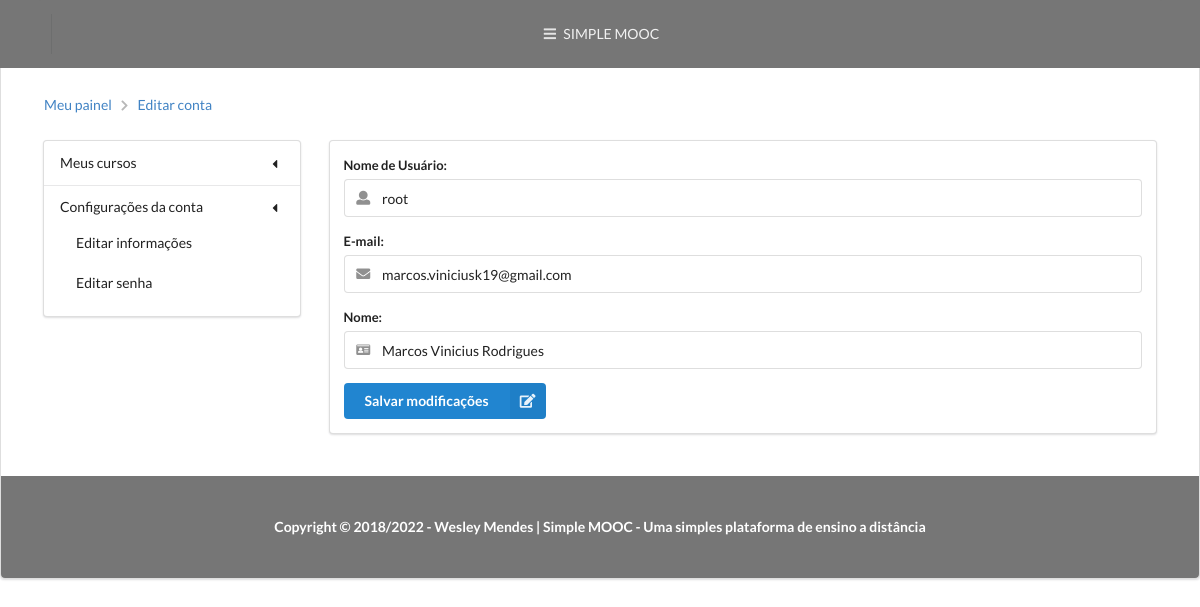
The page /conta/editar/ (signed in) on the database its author committed.
### simplemooc/accounts/models.py (models this page shows, shortened)
class User(AbstractBaseUser, PermissionsMixin):
    username = models.CharField("Nome de Usuário", max_length=30, unique=True, validators=[validators.RegexValidator(re.compile('^[\w.@+-]+$'), 'Nome de usuário inválido. Só serão permitidos caracteres alfanuméricos e (@, ., +, -, _, )', 'invalid')])
    email = models.EmailField("E-mail", unique=True)
    name = models.CharField("Nome", blank=True, max_length=50)
    is_active = models.BooleanField("Está ativo?", blank=True, default=True)
    is_staff = models.BooleanField("É da equipe?", blank=True, default=False)
    date_joined = models.DateTimeField("Data de entrada", auto_now_add=True)
    objects = UserManager()
    USERNAME_FIELD = 'username'
    REQUIRED_FIELDS = ['email']
    class Meta:
        verbose_name = 'Usuário'
        verbose_name_plural = 'Usuários'

### simplemooc/accounts/views.py (the view)
# urls.py: path('editar/', editPageView, name='edit'),
@login_required
def editPageView(request):
    template_name = 'accounts/edit.html'
    form = EditAccountForm()
    context = {}
    if request.method == "POST":
        form = EditAccountForm(request.POST, instance = request.user)
        if form.is_valid():
            form.save()
            context['color'] = 'success'
            context['message'] = 'Os dados foram alterados com sucesso!'
            return render(request, 'accounts/dashboard.html', context)
    else:
        form = EditAccountForm(instance=request.user)
    context['form'] = form
    return render(request, template_name, context)

### simplemooc/accounts/forms.py
class EditAccountForm(forms.ModelForm):
    class Meta:
        model = User
        fields = ['username', 'email', 'name']

### simplemooc/courses/models.py (called while the page is built)
    def __str__(self):
        return self.name

### simplemooc/courses/templatetags/courses_tags.py (called while the page is built)
@register.simple_tag
def load_my_courses(user):
    return Enrollment.objects.filter(user = user).order_by('course')

### simplemooc/accounts/templates/accounts/edit.html (shortened to what this page needs)
{% extends 'accounts/dashboard.html' %}
{% block breadcrumb_content %}
    {{ block.super }}
    <i class="right chevron icon divider"></i>
    <a class="section" href="{% url 'accounts:edit' %}">Editar conta</a>
{% endblock breadcrumb_content %}
{% block dashboard_content %}
    <form class="ui form" action="#edit" method='POST'>
        {% for field in form %}
        <div class="field">
            {{ field.label_tag}}
            <div class="ui left icon input">
                {{ field }}
            </div>
        </div>
        {% endfor %}
        <div class="center aligned">
            <div class="ui form">
                <button type="submit" class="ui blue right labeled icon button"><i class="signup icon"></i>Salvar modificações</button>
            </div>
        </div>
    </form>
{% endblock dashboard_content %}

### rows shown on the page
User: form "root" "marcos.viniciusk19@gmail.com" "Marcos Vinicius Rodrigues"

### other values the page prints
{{ field.label_tag }} "Nome de Usuário:" "E-mail:" "Nome:"
